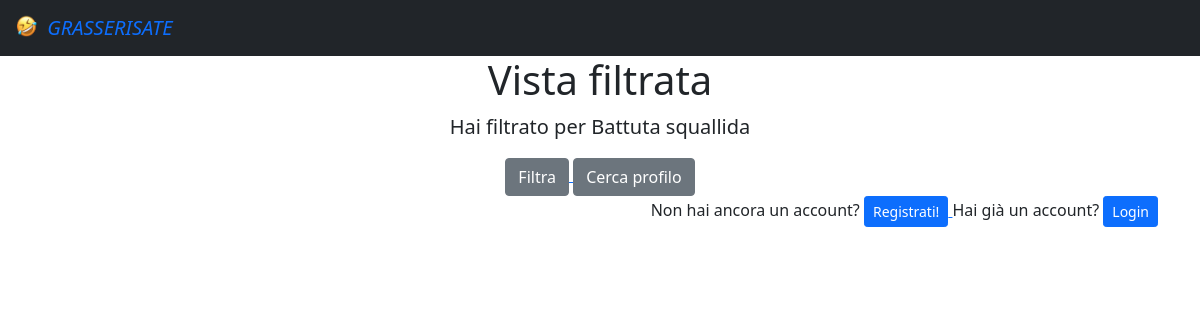
The page /filtered/Battuta squallida on the database as committed earlier.
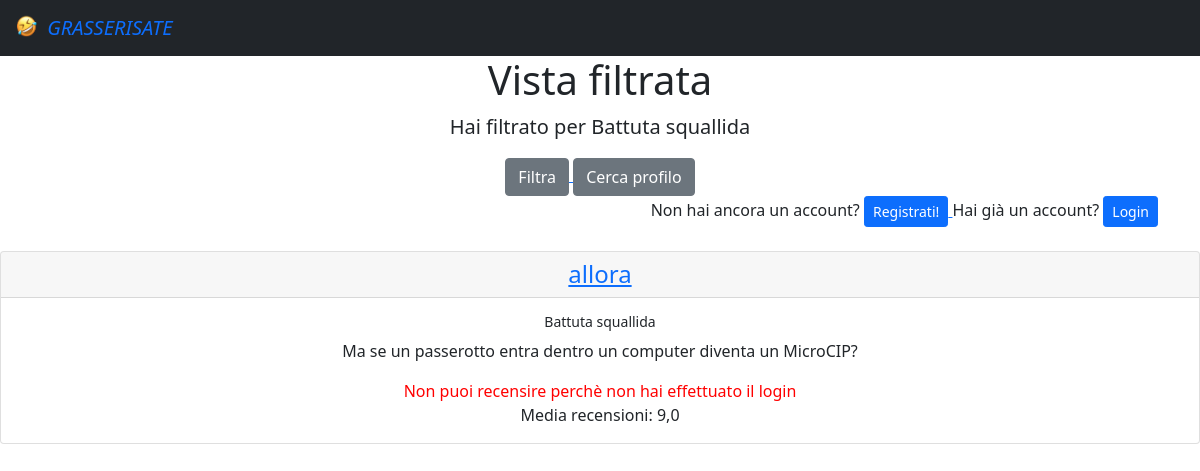
The same page on the database as committed later.
### esame/models.py (models this page shows, shortened)
class Battute(models.Model):
    testo = models.TextField(default="")
    utente = models.ForeignKey(User, on_delete=models.CASCADE, related_name='utentebat')
    tempo = models.DateTimeField(auto_now=True)
    tipo = models.CharField(choices=SCELTE, default='bar', max_length=25)
    @property
    def calcola_media(self):
        media_tupla = self.battutarec.all().aggregate(Avg('voto'))
        media_lunga = media_tupla['voto__avg']
        if type(media_lunga) is NoneType:
            media = media_lunga
        else:
            media = round(media_lunga, 2)
        return media

### esame/views.py (the view)
# urls.py: path('filtered/<str:tipo>', views.VistaFiltrata.as_view(), name='vista_filtrata'),
class VistaFiltrata(ListView):
    template_name = 'vista_filtrata.html'
    model = Battute
    def get_queryset(self):
        tipo2 = self.request.resolver_match.kwargs['tipo']
        qs = Battute.objects.filter(tipo=tipo2).order_by('-tempo')
        return qs

### templates/vista_filtrata.html (shortened to what this page needs)
<html lang="en">
{% extends 'base.html' %}
{% block contenuto %}
    <div class="container">
        <h1> <div style="text-align: center;"> Vista filtrata {% if user.is_authenticated %}{{ user.username }}{% endif %}</div></h1>
        <p class="lead" style="text-align:center">
            Hai filtrato per {{ view.kwargs.tipo }}
        </p>
        {% if user.is_authenticated %}
            <div style="text-align:center">
            <a href="{% url  "feed" %}">
                    <button type="button" class="btn btn-warning">
                        Il tuo feed
                    </button>
                </a>
                <a href="{% url  "aggiungi_battuta" %}">
                    <button type="button" class="btn btn-primary">
                        Aggiungi una battuta!
                    </button>
                </a>
                <a href="{% url  "profilo" pk=user.id %}">
                    <button type="button" class="btn btn-info">
                        Il tuo profilo
                    </button>
                </a>
                <a href="{% url  "filtro" %}">
                    <button type="button" class="btn btn-secondary">
                        Filtra
                    </button>
                </a>
                <a href="{% url  "cerca_profilo" %}">
                    <button type="button" class="btn btn-secondary">
                        Cerca profilo
                    </button>
                </a>
                <a href='{% url 'logout' %}'>
                    <button type="button" class="btn btn-danger">
                        Logout
                    </button>
                </a>
                         </div>
        {% else %}
            <div style="text-align: center">
            <a href="{% url  "filtro" %}">
                    <button type="button" class="btn btn-secondary">
                        Filtra
                    </button>
                </a>
                <a href="{% url  "cerca_profilo" %}">
                    <button type="button" class="btn btn-secondary">
                        Cerca profilo
                    </button>
                </a>
            </div>
            <div style="text-align:right">
            Non hai ancora un account?
            <a href="{% url  "registrazione"%}">
                    <button type="button" class="btn btn-primary btn-sm">
                        Registrati!
                    </button>
                </a>
                Hai già un account?
            <a href="{% url  "login"%}">
                    <button type="button" class="btn btn-primary btn-sm">
                        Login
                    </button>
                </a>
            </div>
            </div>
        {% endif %}
    <br>
    <div style="text-align:center">
        {% for b in object_list %}
            <div class="card">
                <h4 class="card-header"> <a href="{% url "profilo" pk=b.utente_id %}"> {{ b.utente }}  </a> </h4>
                <div class="card-body">
                    <h6 class="card-title" > <small>{{ b.tipo }}</small>  </h6>
                    <p class="card-text"> {{ b.testo }} </p>
                    {% if user.is_authenticated %}
                        <a href="{% url "aggiungi_recensione" pk=b.id %}" class="btn btn-primary">Recensisci!</a>
                    {% else %}
                        <p class="card-text" style="color:red"> Non puoi recensire perchè non hai effettuato il login </p>
                    {% endif %}
                    Media recensioni: {{ b.calcola_media}}
                </div>
            </div>
            <br>
        {%  endfor %}
    </div>
{% endblock %}

Rows that differ between the two databases and show on the page:
added Battute: kwargs.tipo "Battuta squallida", utente "allora", tipo "Battuta squallida", testo "Ma se un passerotto entra dentro un computer diventa un MicroCIP?", calcola_media "9,0"
Other text that changed with them:
{{ view.kwargs.tipo }}: "Battuta squallida" → (not shown)
